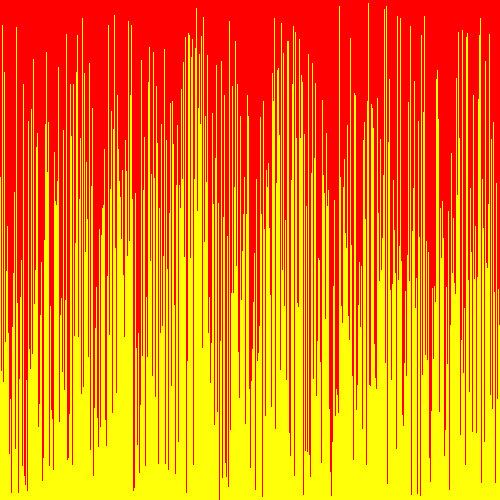
Frame 1 (no input)
Frame 60 (the mouse pressed at the canvas centre just before this capture): identical to frame 1, image omitted
Frame 120 (the mouse held since frame 60 and released just before this capture): identical to frame 1, image omitted

The Processing sketch that drew this single still picture (run headless with seeded random() and noise(); from frame 60 on, the mouse is pressed at the canvas centre):

// Processing sketch: VisualArraySorter
// ── VisualArraySorter.pde
//1. create an array of ints. don't initialize it yet.
int[] arrayI;
void setup() {
  //2. set the size of your window
  //  if you are using Processing 3, you cannot use variables
  //  because the developers don't know how programming is supposed to work.
size(500, 500);
  //3. initialize your array with the built in width variable
  arrayI = new int[width];
  //4. initialize the ints in the array with random numbers
  //   from 0 to the built in height variable
for (int i = 0; i < arrayI.length; i++){
  arrayI[i] = (int)random(0, height);
}
  //5. call the noStroke() method
noStroke();
}

void draw() {
  //6. set the background color with background(r, g, b);
background(355, 0, 0);
  //7. set the color for your graph
fill(355, 355, 10);
  //8. draw a rectangle for each int in your array.
  //   the x value will be the current index in the array
  //   the y value will the height variable
  //   the width is 1 (one)
  //   the height is negative the value of the element at the current index of the array
for(int i = 0; i < arrayI.length; i++){
 rect(i, height, 1, -arrayI[i]); 
}

  //9. call the stepSort method

  //10. extract the code that randomizes the array into a method.

  //11. call the method you made in step 10 when the mouse is pressed

}

void stepSort(int[] arr) {
  for (int i = 1; i < arr.length; i++) {
    if (arr[i - 1] > arr[i]) {
      int t = arr[i];
      arr[i] = arr[i - 1];
      arr[i - 1] = t;
    }
  }
}
